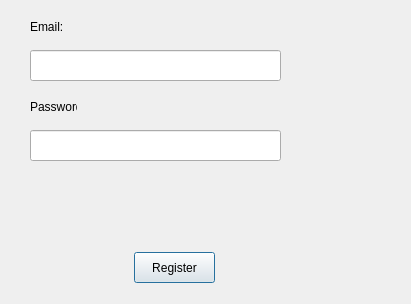
<?xml version="1.0" encoding="UTF-8"?>
<ui version="4.0">
 <class>Dialog</class>
 <widget class="QDialog" name="Dialog">
  <property name="geometry">
   <rect>
    <x>0</x>
    <y>0</y>
    <width>411</width>
    <height>304</height>
   </rect>
  </property>
  <property name="windowTitle">
   <string>Dialog</string>
  </property>
  <widget class="QLabel" name="label">
   <property name="geometry">
    <rect>
     <x>30</x>
     <y>20</y>
     <width>47</width>
     <height>13</height>
    </rect>
   </property>
   <property name="text">
    <string>Email: </string>
   </property>
  </widget>
  <widget class="QLabel" name="regError">
   <property name="geometry">
    <rect>
     <x>40</x>
     <y>190</y>
     <width>211</width>
     <height>31</height>
    </rect>
   </property>
   <property name="text">
    <string/>
   </property>
  </widget>
  <widget class="QLabel" name="label_2">
   <property name="geometry">
    <rect>
     <x>30</x>
     <y>100</y>
     <width>47</width>
     <height>13</height>
    </rect>
   </property>
   <property name="text">
    <string>Password</string>
   </property>
  </widget>
  <widget class="QLineEdit" name="regEmail">
   <property name="geometry">
    <rect>
     <x>30</x>
     <y>50</y>
     <width>251</width>
     <height>31</height>
    </rect>
   </property>
  </widget>
  <widget class="QLineEdit" name="regPassword">
   <property name="geometry">
    <rect>
     <x>30</x>
     <y>130</y>
     <width>251</width>
     <height>31</height>
    </rect>
   </property>
  </widget>
  <widget class="QPushButton" name="regButton">
   <property name="geometry">
    <rect>
     <x>134</x>
     <y>252</y>
     <width>81</width>
     <height>31</height>
    </rect>
   </property>
   <property name="text">
    <string>Register</string>
   </property>
  </widget>
 </widget>
 <resources/>
 <connections/>
</ui>
